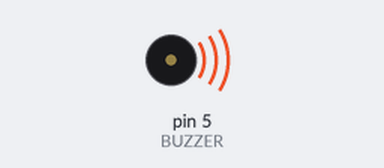
Bench run of a sketch on a simulated Arduino Uno, built with avr-gcc and run on an emulated ATmega328P. Shown: buzzer (waves = sounding).

Above: at 0.2 s.
At 1.2 s:
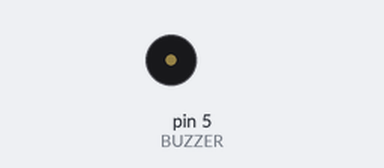
Timing chart, 0 to 5.2 s (numbered marks = the images above):
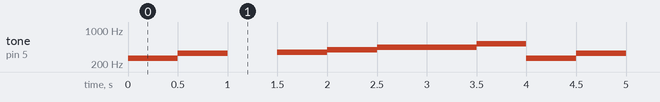

The sketch:

lab1-4_2.ino
```cpp
enum { REST = 0, DO = 262, RE = 294, MI = 330, FA = 349, SOL = 392, LA = 440, SHI = 494, DO2 = 523 };
#define BUZZER 5 // Arduino PIN 정의
int Num = 9;
int Frequency[] = { DO, RE, MI, REST, FA, SOL, LA, SHI, DO2 }; // 음계 정의
int Delay[] = { 500, 0, 500, 500, 500, 500, 1000, 0, 500 }; // 유지시간 정의
void setup() {
  pinMode(BUZZER, OUTPUT); // 5번 PIN을 출력으로 설정
}
void loop() {
  int i;
  for (i = 0; i < Num; i++) {
    tone(BUZZER, Frequency[i]); // 5번 PIN을 통해 출력
    delay(Delay[i]); // 유지 시간
  }
}
```

Measured:
- by itself, tone on pin 5 (BUZZER): repeats every 4.0 s: 330 Hz 0.50 s, silent 0.50 s, 349 Hz 0.50 s, 392 Hz 0.50 s, 440 Hz 1.0 s, 523 Hz 0.50 s, 262 Hz 0.50 s
